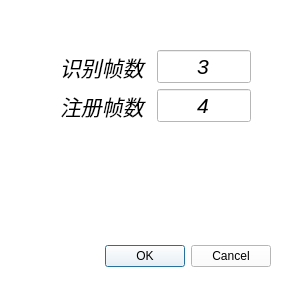
<?xml version="1.0" encoding="UTF-8"?>
<ui version="4.0">
 <class>sys_option</class>
 <widget class="QDialog" name="sys_option">
  <property name="geometry">
   <rect>
    <x>0</x>
    <y>0</y>
    <width>296</width>
    <height>300</height>
   </rect>
  </property>
  <property name="windowTitle">
   <string>System Option</string>
  </property>
  <property name="styleSheet">
   <string notr="true">background-color: rgb(255, 255, 255);</string>
  </property>
  <widget class="QDialogButtonBox" name="buttonBox">
   <property name="geometry">
    <rect>
     <x>100</x>
     <y>240</y>
     <width>171</width>
     <height>32</height>
    </rect>
   </property>
   <property name="orientation">
    <enum>Qt::Horizontal</enum>
   </property>
   <property name="standardButtons">
    <set>QDialogButtonBox::Cancel|QDialogButtonBox::Ok</set>
   </property>
  </widget>
  <widget class="QWidget" name="formLayoutWidget">
   <property name="geometry">
    <rect>
     <x>60</x>
     <y>50</y>
     <width>191</width>
     <height>81</height>
    </rect>
   </property>
   <layout class="QFormLayout" name="formLayout">
    <item row="0" column="0">
     <widget class="QLabel" name="label">
      <property name="font">
       <font>
        <pointsize>16</pointsize>
        <italic>true</italic>
       </font>
      </property>
      <property name="text">
       <string>识别帧数</string>
      </property>
     </widget>
    </item>
    <item row="1" column="0">
     <widget class="QLabel" name="label_2">
      <property name="font">
       <font>
        <pointsize>16</pointsize>
        <italic>true</italic>
       </font>
      </property>
      <property name="text">
       <string>注册帧数</string>
      </property>
     </widget>
    </item>
    <item row="1" column="1">
     <widget class="QLineEdit" name="sign_in_count">
      <property name="font">
       <font>
        <pointsize>16</pointsize>
        <italic>true</italic>
       </font>
      </property>
      <property name="text">
       <string>4</string>
      </property>
      <property name="alignment">
       <set>Qt::AlignCenter</set>
      </property>
     </widget>
    </item>
    <item row="0" column="1">
     <widget class="QLineEdit" name="recognition_count">
      <property name="font">
       <font>
        <pointsize>16</pointsize>
        <italic>true</italic>
       </font>
      </property>
      <property name="text">
       <string>3</string>
      </property>
      <property name="alignment">
       <set>Qt::AlignCenter</set>
      </property>
     </widget>
    </item>
   </layout>
  </widget>
 </widget>
 <resources/>
 <connections>
  <connection>
   <sender>buttonBox</sender>
   <signal>accepted()</signal>
   <receiver>sys_option</receiver>
   <slot>accept()</slot>
   <hints>
    <hint type="sourcelabel">
     <x>248</x>
     <y>254</y>
    </hint>
    <hint type="destinationlabel">
     <x>157</x>
     <y>274</y>
    </hint>
   </hints>
  </connection>
  <connection>
   <sender>buttonBox</sender>
   <signal>rejected()</signal>
   <receiver>sys_option</receiver>
   <slot>reject()</slot>
   <hints>
    <hint type="sourcelabel">
     <x>316</x>
     <y>260</y>
    </hint>
    <hint type="destinationlabel">
     <x>286</x>
     <y>274</y>
    </hint>
   </hints>
  </connection>
 </connections>
</ui>
